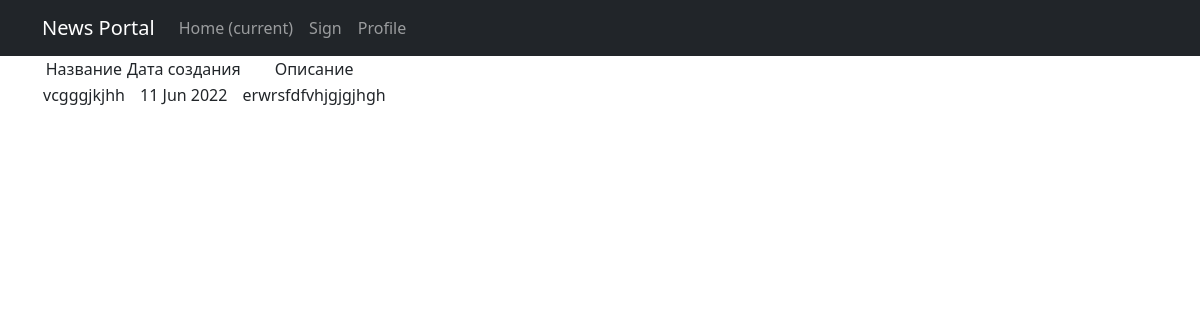
/news/6, run on the app's committed database.
### newapp/models.py (models this page shows, shortened)
class Post(models.Model):
    author = models.ForeignKey(Author, on_delete=models.CASCADE)
    NEWS = 'NW'
    ARTICLE = 'AR'
    CATEGORY_CHOICES = (
        (NEWS, "новость"),
        (ARTICLE, "статья")
    )
    categoryType = models.CharField(max_length=2, choices=CATEGORY_CHOICES, default=ARTICLE)
    dateCreation = models.DateTimeField(auto_now_add=True)
    postCategory = models.ManyToManyField(Category, through='PostCategory')
    title = models.CharField(max_length=128)
    text = models.TextField()
    rating = models.SmallIntegerField(default=0)

### newapp/views.py (the view)
# urls.py: path('<int:pk>', PostDetail.as_view(),name='post_detail'),
class PostDetail(DetailView):
    model = Post
    template_name = 'New.html'
    context_object_name = 'New'

### newapp/templatetags/custom_filters.py (called while the page is built)
@register.filter()
def censor(text):
    Cens_word = ["Редиска"]
    low = text.lower()
    for i in Cens_word:
        if i.find(low):
            low = text.replace(i[1:], "*" * (len(i) -1))
    return f'{low}'

### templates/New.html (shortened to what this page needs)
{% extends 'flatpages/default.html' %}
{% load custom_filters %}
{% load custom_tags %}
{% block content %}
    <table>
            <tr>
                <td>Название</td>
                 <td>Дата создания</td>
            <td>Описание</td>
        </tr>
    <tr>
        <td>{{ New.title|truncatechars:20|censor }}</td>
        <td>{{ New.dateCreation|date:'d M Y' }}</td>
        <td>{{ New.text }}</td>
    </tr>
</table>
{% endblock content %}

### data on the page
Post: title|censor "vcgggjkjhh", dateCreation "11 Jun 2022", text "erwrsfdfvhjgjgjhgh"
